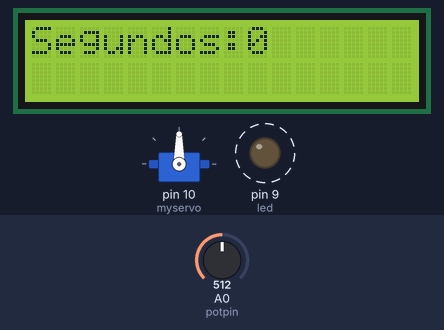
This sketch was run on a simulated Arduino Uno, built with avr-gcc and run on an emulated ATmega328P. On the bench: 16×2 character LCD, servo, output pins drawn as LEDs (lit = HIGH). Dashed ring = blinking. The test bench sets the inputs (shaded band); at power-on: A0 (potpin) = 512. What the sketch prints to the serial monitor is not drawn.

Above: at 2.0 s.
2.1 s: A0 (potpin) set to 716
At 2.55 s:
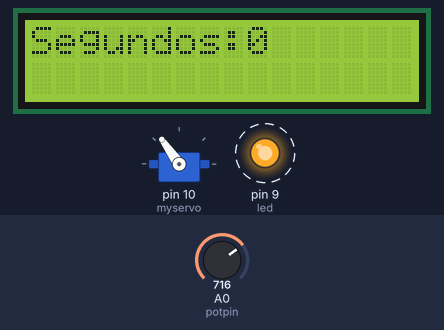
4.2 s: A0 (potpin) set to 900
At 6.35 s:
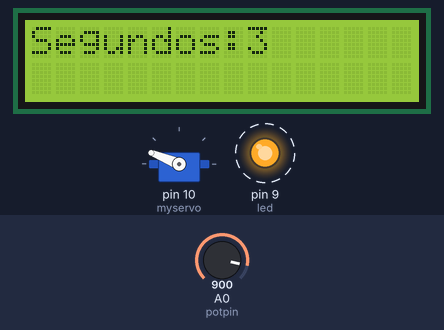
6.5 s: A0 (potpin) set to 1023
At 7.19 s:
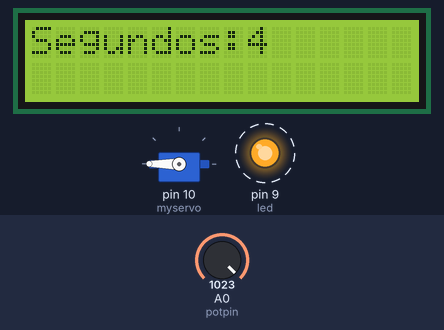
8.4 s: A0 (potpin) set to 306
At 8.73 s:
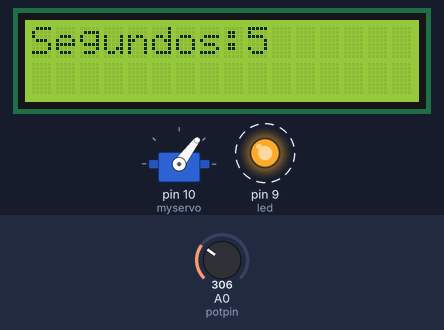
10.8 s: A0 (potpin) set to 122
At 11.05 s:
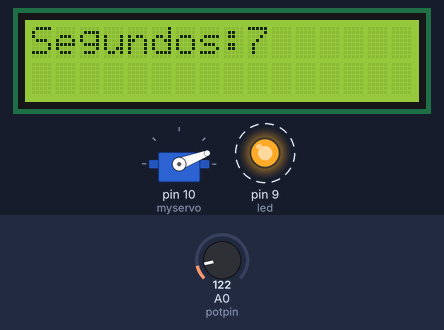
Timing chart, 0 to 14.4 s (numbered marks = the images above; inputs shaded):
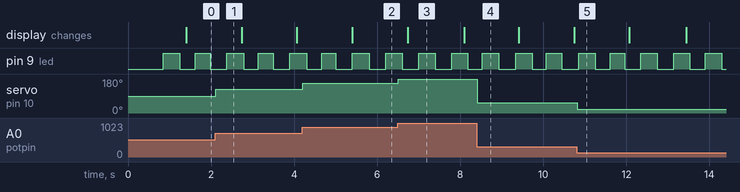

Measured:
- after the input at 2.1 s, servo on pin 10 (myservo): 90° → 125° at once
- after the input at 4.2 s, servo on pin 10 (myservo): 125° → 158° at once
- after the input at 6.5 s, servo on pin 10 (myservo): 158° → 180° at once
- after the input at 8.4 s, servo on pin 10 (myservo): 180° → 53° at once
- after the input at 10.8 s, servo on pin 10 (myservo): 53° → 21° at once
- by itself, pin 9 (led): alternates HIGH for 0.40 s and LOW for 0.38 s
- what the display in image 3 shows lasts 1.4 s, from 6.7 s to 8.1 s

The sketch:

TimeThread.ino
```cpp
#include <LiquidCrystal.h>
//-------------------Libreria para trabajar con multitarea-----------------------
#include "MultiTarea.h"
//-------------------------------------------------------------------------------
#include <Servo.h>
bool ledencendido = true;
int led = 9;
//--------------hay que declarar un objeto MultiTarea---------------------------
MultiTarea multi;
//-------------------------------------------------------------------------------
LiquidCrystal lcd(8, 3, 4, 2, 7, 6);
Servo myservo;    // create servo object to control a servo
int potpin = A0;  // analog pin used to connect the potentiometer
int val;          // variable to read the value from the analog pin

void setup() {
  Serial.begin(9600);
  lcd.begin(16, 2);
  pinMode(led, OUTPUT);
  myservo.attach(10);  // attaches the servo on pin 9 to the servo object-----
                       //--------------------Se agregan las funciones que van a trabajar en paralelo---
                       //------y se define cada cuanto tiempo se van a llamar (en milisegundos)--------
  multi.AgregaTarea(parpadea, 100); //parpadea un led cada 100 milisegundos
  multi.AgregaTarea(mensaje, 3000); //manda un mensaje por el puerto serial cada 3 segundos
  multi.AgregaTarea(cronometro, 1000); //muestra un cronometro por el LCD cada segundo
  multi.AgregaTarea(ServoMotor, 15); //controla el servomotor cada 15 milisegundos
  //-------------------------------------------------------------------------
  Serial.println("hola");
}

// the loop function runs over and over again forever
void loop() {
  //---------------------Se inicia la multitarea-----------------------------
  multi.Ejecuta();
  //--------------------------------------------------------------------------
}
//---------------------funcion que manda un mensaje por el puerto serial-----
void mensaje() {
  int static llamada = 0;
  Serial.println("Hola desde el segundo hilo: " + String(llamada));
  llamada++;
}
// -----------------funcion que hace parpadear el led-----------------------
void parpadea() {
  if (ledencendido == true) {
    digitalWrite(led, LOW);  // turn the LED off by making the voltage LOW
    ledencendido = false;
  } else {
    digitalWrite(led, HIGH);  // turn the LED on (HIGH is the voltage level)
    ledencendido = true;
  }
}
//-----------Cronometro que se muestra por el LCD--------------------------
void cronometro() {
  int static segundos = 0;
  lcd.clear();
  lcd.setCursor(0, 0);
  lcd.print("Segundos:" + String(segundos));
  segundos++;
}
//------------funcion que controla el servomotor-----------------------------
void ServoMotor() {
  val = analogRead(potpin);
  val = map(val, 0, 1023, 0, 180);
  myservo.write(val);
  //----------Es importante no usar la funcion delay------------------
  //  delay(15);
}
```

MultiTarea.h
```cpp
//---------------------------------------------------------Libreria que maneja la multitarea----------------------------------------------------------------
//---La clase CTarea representa una tarea y manda a llamar a una funcion que se le especifique.
class CTarea {
  int Tiempo;
  int Milisegundos;
private:
  void (*ptr_funct)(void);  //apuntador a mi funcion que voy a llamar
public:
  CTarea *sigiente;
  //constructor. se le pasa cada cuanto tiempo se tiene que ejecutar y el apuntador a la funcion que debe llamar
  //el primer parametro func es la funcion que se va a ejcutar
  //el segundo parametro es el tiempo que hay que esperar para que se ejecute la funcion. este tiempo es dado en milisegundos
public:
  CTarea(void (*func)(void), int milisegundos) {
    ptr_funct = func;
    Milisegundos = milisegundos;
    Tiempo = 0;  //se inicializa el tiempo a cero
    sigiente = NULL;
  }
  //esta funcion se llama cada ticks milisegundos por el planificador
public:
  void tick(int ticks) {
    //calculo el tiempo transcurrido
    Tiempo += ticks;
    //Serial.println("Tiempo: "+String(Tiempo));
    if (Tiempo >= Milisegundos) {
      //ya se cumplio el tiempode espera
      Tiempo = 0;  //reinicio el contador del tiempo
      //mando a llamar a la funcion
      ptr_funct();
    }
  }
};
//-------------ClaseMultiTarea esta clase es la que administra las tareas y las manda a llamar en secuencia para que todas compartan tiempo del procesador
class MultiTarea {
  // las tareas se almacenan en una pila para no estar limitado a un cierto numero fijo, por lo que puede crecer
private:
  CTarea *Pila = NULL;
  //--------funcion que agrega una tarea para ser ejecutada----------------------
  //el primer parametro es la funcion que se va a mandar a llamar
  //el segundo es el tiempo en milisegundos que hay que esperarpara que se eejcute la tarea
public:
  AgregaTarea(void (*func)(void), int milisegundos) {
    //creo la nueva tarea
    CTarea *tmp = new CTarea(func, milisegundos);
    if (Pila == NULL) {
      //la pila esta vacia
      Pila = tmp;
      return;
    }
    //recorro la pila hasta encontrar el ultimo
    CTarea *sig = Pila;
    while (sig->sigiente != NULL) {
      sig = sig->sigiente;
    }
    //agrego el siguiente
    sig->sigiente = tmp;
  }
  //esta funcion es la que ejecuta todas las tareas en un bucle infinito
public:
  Ejecuta() {
    CTarea *sig = Pila;
    int tinicial = millis();
    int tfinal = millis();
    int transcurrido = 0;
    while (true) {
      //inicia el conteo de tiempo que se tarda la tarea
      tinicial = millis();
      delay(1);
      //ejecuto la tarea
      sig->tick(transcurrido);
      sig = sig->sigiente;
      if (sig == NULL) {
        transcurrido = 0;
        sig = Pila;
      }
      //obtengo el tiempo final
      tfinal = millis();
      transcurrido += tfinal - tinicial;
    }
  }
};
```
